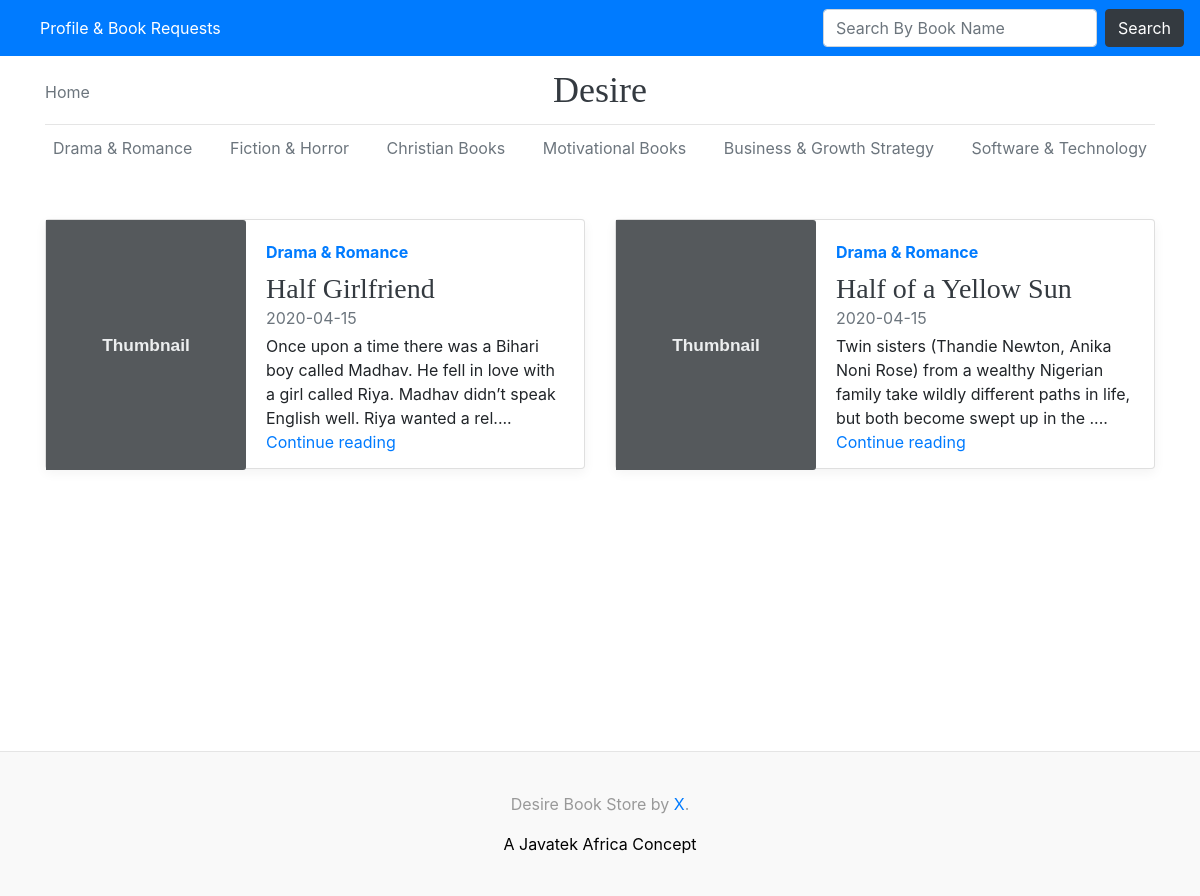
Page /drama on the committed database.
### app.py (models this page shows, shortened)
class Books(db.Model):
    id = db.Column(db.Integer, primary_key=True)
    title = db.Column(db.String(200), nullable=False)
    author= db.Column(db.String(200), nullable=False)
    filename = db.Column(db.Text, nullable=False)
    picture = db.Column(db.Text, nullable=False)
    review = db.Column(db.Text, nullable=False)
    genre = db.Column(db.String(200), nullable=False)
    dateadded= db.Column(db.DateTime, default=datetime.utcnow)

### app.py (the view)
@app.route('/drama')
def drama():
    books = Books.query.filter_by(genre='Drama & Romance').all()
    return render_template('genre.html', books = books)

### templates/genre.html (shortened to what this page needs)
{%  extends 'base.html' %}
{% block extracss %}
<link rel="stylesheet" href="{{  url_for('static', filename='css/blog.css')  }}"  type="text/css"/>
{% endblock %}
{% block content %}
      <div class="row mb-2" style="margin-top: 50px; padding-bottom:250px;">
{% for items in books %}
        <div class="col-md-6">
          <div class="card flex-md-row mb-4 box-shadow h-md-250">
            <img class="card-img-right flex-auto  d-md-block"  src="{{items.picture}}" data-src="holder.js/200x250?theme=thumb" alt="Card image cap">
            <div class="card-body d-flex flex-column align-items-start">
              <strong class="d-inline-block mb-2 text-primary">{{ items.genre }}</strong>
              <h3 class="mb-0">
                <a class="text-dark" href="#">{{items.title}}</a>
              </h3>
              <div class="mb-1 text-muted">{{items.dateadded.date()}}</div>
              <p class="card-text mb-auto">{{items.review | truncate(150, True)   }}.</p>
              <a href="/single/{{items.id}}">Continue reading</a>
            </div>
          </div>
        </div>
{% endfor %}
      </div>
    </div>
{% endblock %}

### static/css/blog.css (style rules this page uses)
h1, h2, h3, h4, h5, h6 { font-family: "Playfair Display", Georgia, "Times New Roman", serif; }
.card-img-right { height: 100%; border-radius: 0 3px 3px 0; }
.flex-auto { -ms-flex: 0 0 auto; -webkit-box-flex: 0; flex: 0 0 auto; }
@media (min-width: 768px) { .h-md-250 { height: 250px; } }
.box-shadow { box-shadow: 0 .25rem .75rem rgba(0, 0, 0, .05); }

### rows in the picture
Books: genre "Drama & Romance", title "Half Girlfriend", dateadded "2020-04-15", review "Once upon a time there was a Bihari boy called Madhav. He fell in love with a girl called Riya. Madhav didn’t speak English well. Riya wanted a rel..."
Books: genre "Drama & Romance", title "Half of a Yellow Sun", dateadded "2020-04-15", review "Twin sisters (Thandie Newton, Anika Noni Rose) from a wealthy Nigerian family take wildly different paths in life, but both become swept up in the ..."
